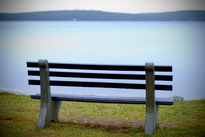
#> input picture data/bench.png, 205 x 137 px, shrunk from 512 x 342 before the run
$ python seam_carving.py   (older library calls are emulated)
#> lines starting #> are read from the running program, lines starting #| are printed output that depends on the picture
import numpy as np
import cv2
from scipy import ndimage
import skimage.measure
from typing import List


class SeamCarvingImage:
    """seam carving image"""

    def __init__(self, input_image, energy_function='e1'):
#> called with energy_function = 'forward'
        self.input_image = input_image
        self.input_height = self.input_image.shape[0]
#> self.input_height = 137
        self.input_width = self.input_image.shape[1]
#> self.input_width = 205

        if energy_function == 'e1':
            self.energy_func = self.energy_e1
        elif energy_function == 'e2':
            self.energy_func = self.energy_e2
        elif energy_function == 'entropy':
            self.energy_func = self.energy_entropy
        elif energy_function == 'forward':
            self.energy_func = self.energy_forward
        else:
            self.energy_func = None
            print('unsupported energy function: {}'.format(energy_function))

        self.seam_id = 0
        self.result_image = np.array(input_image)
        self.result_pixel_index = np.indices((self.input_image.shape[0], self.input_image.shape[1])).transpose(1, 2, 0)
        self.seam_order = - np.ones((self.input_height, self.input_width), dtype=np.int)
        self.input_image_with_seam = np.array(input_image)
        self.faces = None
        self.protect_mask = None
        self.remove_mask = None
        self.all_seams_expand_result = None

        self.seam_order_cost = np.zeros((self.input_height, self.input_width), dtype=np.float)
        self.seam_order_back_trace = np.zeros((self.input_height, self.input_width), dtype=np.int)
        self.last_seam_cost = None
        self.images_cache = None

    # [34 lines left out: functions reset, energy_e1, energy_e2, not called in this run]

    def energy_forward(self, image):
        h, w = image.shape[:2]
        image = cv2.cvtColor((image * 255).astype(np.uint8), cv2.COLOR_BGR2GRAY).astype(np.float64)

        gradient_map = np.zeros((h, w))
        m = np.zeros((h, w))

        U = np.roll(image, 1, axis=0)
        L = np.roll(image, 1, axis=1)
        R = np.roll(image, -1, axis=1)

        cU = np.abs(R - L)
        cL = np.abs(U - L) + cU
        cR = np.abs(U - R) + cU

        for i in range(1, h):
            mU = m[i - 1]
            mL = np.roll(mU, 1)
            mR = np.roll(mU, -1)

            mULR = np.array([mU, mL, mR])
            cULR = np.array([cU[i], cL[i], cR[i]])
            mULR += cULR

            argmins = np.argmin(mULR, axis=0)
            m[i] = np.choose(argmins, mULR)
            gradient_map[i] = np.choose(argmins, cULR)

        return gradient_map

    # [16 lines left out: function energy_entropy, not called in this run]

    def make_heatmap(self, image):
        max = image.max()
        if max != 0:
            image = image / max
        image = (image * 255).astype(np.uint8)
        heatmap_img = cv2.applyColorMap(image, cv2.COLORMAP_JET)
        return heatmap_img

    def find_min_energy_seam_vertical(self, image_energy, protect_mask=None, remove_mask=None):
        height, width = image_energy.shape
        image_energy = np.array(image_energy)  # make a copy
        traceback = np.zeros_like(image_energy, dtype=np.int)

        if protect_mask is not None:
            image_energy[protect_mask] = 1000000

        if remove_mask is not None:
            image_energy[remove_mask] = -1000000

        for y in range(1, height):
            for x in range(0, width):
                if x == 0:
                    idx = np.argmin(image_energy[y - 1, x:x + 2])
                    traceback[y, x] = idx + x
                    min_energy = image_energy[y - 1, idx + x]
                else:
                    idx = np.argmin(image_energy[y - 1, x - 1:x + 2])
                    traceback[y, x] = idx + x - 1
                    min_energy = image_energy[y - 1, idx + x - 1]

                image_energy[y, x] += min_energy

        # backtrack to find path
        seam_idx = []
        seam_mask = np.ones((height, width), dtype=np.bool)
        j = np.argmin(image_energy[-1])
        self.last_seam_cost = image_energy[-1, j]
        # last row
        for i in range(height - 1, -1, -1):
            seam_mask[i, j] = False
            seam_idx.append(j)
            j = traceback[i, j]

        seam_idx.reverse()
        return np.array(seam_idx), seam_mask

    def reduce_width(self, width_to_remove):
#> called with width_to_remove = 100
        print('reduce width')
        input_image_local = np.array(self.result_image)  # make a copy

        protect_mask = None
        remove_mask = None
        if self.protect_mask is not None:
            protect_mask = np.array(self.protect_mask)
        if self.remove_mask is not None:
            remove_mask = np.array(self.remove_mask)

        for i in range(width_to_remove):
            energy_map = self.energy_func(input_image_local)
            heatmap = self.make_heatmap(energy_map)

            seam_index, seam_mask = self.find_min_energy_seam_vertical(energy_map, protect_mask, remove_mask)

            output_image = np.array(input_image_local)
            output_image[~seam_mask] = [0, 0, 1.]
            heatmap[~seam_mask] = [0, 0, 255.]

            seam_pixel_idx = self.result_pixel_index[~seam_mask]
            idx_y = seam_pixel_idx[:, 0]
            idx_x = seam_pixel_idx[:, 1]
            self.seam_order[idx_y, idx_x] = self.seam_id
            self.input_image_with_seam[idx_y, idx_x] = [0, 0, 1.]

            concat = np.concatenate([(output_image * 255).astype(np.uint8), heatmap], axis=0)
            cv2.imshow("seam image + energy map", concat)
            show_2 = (self.input_image_with_seam * 255).astype(np.uint8)
            cv2.imshow("original image with seam", show_2)
            cv2.waitKey(1)

            input_image_local = output_image[seam_mask].reshape(
                (output_image.shape[0], output_image.shape[1] - 1, 3))
            self.result_pixel_index = self.result_pixel_index[seam_mask].reshape(
                (output_image.shape[0], output_image.shape[1] - 1, 2))

            if protect_mask is not None:
                protect_mask = protect_mask[seam_mask].reshape(
                    (output_image.shape[0], output_image.shape[1] - 1))
            if remove_mask is not None:
                remove_mask = remove_mask[seam_mask].reshape(
                    (output_image.shape[0], output_image.shape[1] - 1))

            self.seam_id += 1
#> this loop made 100 passes
#> max in make_heatmap on passes 1 to 12: 294, 294, 294, 294, 294, 294, 294, 294, 294, 306, 306, 306
#> pass 1, in energy_forward, `R = np.roll(image, -1, axis=1)`:
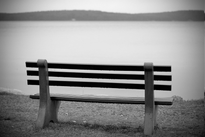
#> R: shape (137, 205) float64; min 0, max 243, mean 142
#> after the loop:
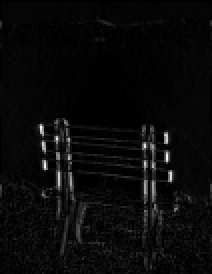
#> energy_map: shape (137, 106) float64 (shown 2 times larger); min 0, max 294, mean 11.9; drawn with min black and max white
#> after the loop:
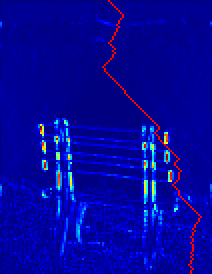
#> heatmap: shape (137, 106, 3) (shown 2 times larger); mean B, G, R 155.6, 5.8, 4.1
#> after the loop:
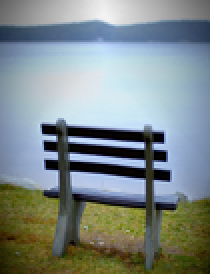
#> input_image_local: shape (137, 105, 3) float64 (shown 2 times larger); mean B, G, R 0.542, 0.541, 0.497
#> after the loop:
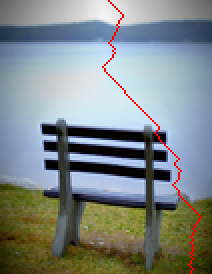
#> output_image: shape (137, 106, 3) float64 (shown 2 times larger); mean B, G, R 0.536, 0.536, 0.502
#> after the loop:
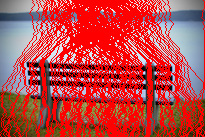
#> self.input_image_with_seam: shape (137, 205, 3) float64; mean B, G, R 0.277, 0.277, 0.743
#> after the loop:
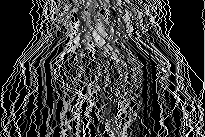
#> self.seam_order: shape (137, 205) int64; min -1, max 99, mean 23.6; drawn with min black and max white
#> after the loop, self.seam_id = 100

        self.result_image = input_image_local

    # [164 lines left out: functions reduce_height, expand_width, not called in this run]

    def show(self):
        cv2.imshow("result image", self.result_image)
        cv2.waitKey(0)

    # [12 lines left out: functions show_optimal_order_map, save_optimal_order_map, not called in this run]

    def save_result(self, name):
        cv2.imwrite(name, (self.result_image * 255).astype(np.uint8))

    def save_result_with_expand_seams(self, name):
        cv2.imwrite(name, (self.all_seams_expand_result * 255).astype(np.uint8))

    def save_input_image_with_seam(self, name):
        cv2.imwrite(name, (self.input_image_with_seam * 255).astype(np.uint8))

    # [22 lines left out: functions save_energy_map, amplify, not called in this run]

    def optimal_resize(self, reduce_height, reduce_width):
        self.result_image = self.images_cache[reduce_height][reduce_width]

    # [133 lines left out: functions save_optimal_back_trace, find_faces, make_protect_face_mask, show_faces, save_faces_image, calculate_optimal_seam_order, not called in this run]


def demo0():
    """reduce width"""
    input_file = 'data/bench.png'

    input_image = cv2.imread(input_file).astype(np.float64)
    input_image = input_image / 255.0
    if input_image.shape[2] > 3:
        input_image = input_image[:, :, :3]

    sc_image = SeamCarvingImage(input_image, energy_function='forward')
    sc_image.reduce_width(100)
    sc_image.show()


# [188 lines left out: functions demo1, demo1_2, demo2, demo3, demo4, demo5 and 5 more, not called in this run]


if __name__ == '__main__':
    demo0()
    # [11 lines of commented-out code are left out]
